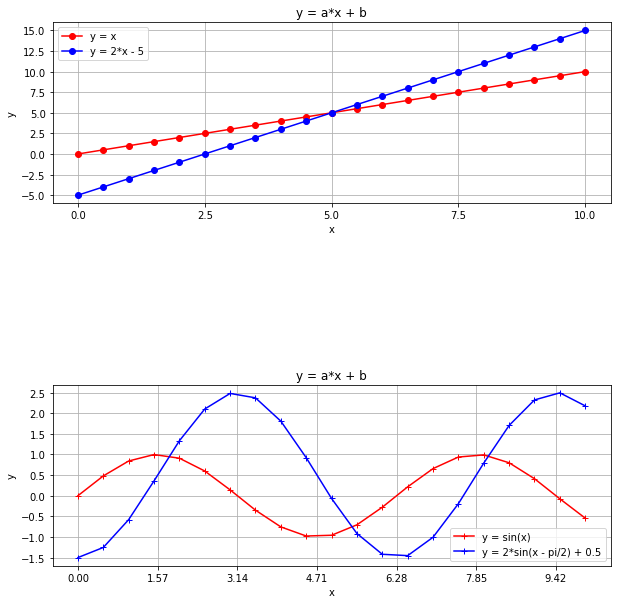

The script that drew this image:
#%%
import numpy as np
import matplotlib.pyplot as plt

def linear_func(x, a, b):
    y = a*x + b
    return y

def sin_func(x, a, b, c):
    y = a * np.sin(x-b) + c
    return y

x = np.arange(0, 10.5, 0.5)

fig = plt.figure(figsize=(10,10))
plt.subplots_adjust(wspace=0.4, hspace=1.0)

ax1 = plt.subplot(2,1,1)
ax1.set_title("y = a*x + b")
ax1.set_xlabel("x")
ax1.set_ylabel("y")
ax1.grid()
plt.xticks(np.arange(0.0, 12.5, 2.5))
plt.yticks(np.arange(-5.0, 17.5, 2.5))
ax1.plot(x, linear_func(x, 1, 0), marker = 'o', c = 'r', label = 'y = x')
ax1.plot(x, linear_func(x, 2, -5), marker = 'o', c = 'b', label = 'y = 2*x - 5')
ax1.legend(bbox_to_anchor = (0,1), loc = 'upper left')

ax2 = plt.subplot(2,1,2)
ax2.set_title("y = a*x + b")
ax2.set_xlabel("x")
ax2.set_ylabel("y")
ax2.grid()
plt.xticks(np.arange(0.00, 13.0, 1.57))
plt.yticks(np.arange(-1.5, 3.0, 0.5))
ax2.plot(x, sin_func(x, 1, 0, 0), marker = '+', c = 'r', label = 'y = sin(x)')
ax2.plot(x, sin_func(x, 2, np.pi / 2, 0.5), marker = '+', c = 'b', label = 'y = 2*sin(x - pi/2) + 0.5')
ax2.legend(bbox_to_anchor = (1,0), loc = 'lower right')

#%%
